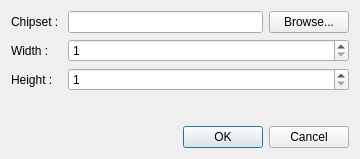
<?xml version="1.0" encoding="UTF-8"?>
<ui version="4.0">
 <class>DialogNewMap</class>
 <widget class="QDialog" name="DialogNewMap">
  <property name="geometry">
   <rect>
    <x>0</x>
    <y>0</y>
    <width>360</width>
    <height>159</height>
   </rect>
  </property>
  <property name="windowTitle">
   <string>New map</string>
  </property>
  <layout class="QVBoxLayout" name="verticalLayout">
   <item>
    <layout class="QFormLayout" name="formLayout">
     <property name="fieldGrowthPolicy">
      <enum>QFormLayout::AllNonFixedFieldsGrow</enum>
     </property>
     <item row="0" column="0">
      <widget class="QLabel" name="label">
       <property name="text">
        <string>Chipset : </string>
       </property>
      </widget>
     </item>
     <item row="1" column="0">
      <widget class="QLabel" name="label_2">
       <property name="text">
        <string>Width : </string>
       </property>
      </widget>
     </item>
     <item row="2" column="0">
      <widget class="QLabel" name="label_3">
       <property name="text">
        <string>Height : </string>
       </property>
      </widget>
     </item>
     <item row="0" column="1">
      <layout class="QHBoxLayout" name="horizontalLayout">
       <item>
        <widget class="QLineEdit" name="browseLineEdit"/>
       </item>
       <item>
        <widget class="QPushButton" name="browseButton">
         <property name="text">
          <string>Browse...</string>
         </property>
        </widget>
       </item>
      </layout>
     </item>
     <item row="1" column="1">
      <widget class="QSpinBox" name="widthBox">
       <property name="minimum">
        <number>1</number>
       </property>
       <property name="maximum">
        <number>99999999</number>
       </property>
      </widget>
     </item>
     <item row="2" column="1">
      <widget class="QSpinBox" name="heightBox">
       <property name="minimum">
        <number>1</number>
       </property>
       <property name="maximum">
        <number>9999999</number>
       </property>
      </widget>
     </item>
    </layout>
   </item>
   <item>
    <widget class="QDialogButtonBox" name="buttonBox">
     <property name="orientation">
      <enum>Qt::Horizontal</enum>
     </property>
     <property name="standardButtons">
      <set>QDialogButtonBox::Cancel|QDialogButtonBox::Ok</set>
     </property>
    </widget>
   </item>
  </layout>
 </widget>
 <resources/>
 <connections>
  <connection>
   <sender>buttonBox</sender>
   <signal>accepted()</signal>
   <receiver>DialogNewMap</receiver>
   <slot>accept()</slot>
   <hints>
    <hint type="sourcelabel">
     <x>248</x>
     <y>254</y>
    </hint>
    <hint type="destinationlabel">
     <x>157</x>
     <y>274</y>
    </hint>
   </hints>
  </connection>
  <connection>
   <sender>buttonBox</sender>
   <signal>rejected()</signal>
   <receiver>DialogNewMap</receiver>
   <slot>reject()</slot>
   <hints>
    <hint type="sourcelabel">
     <x>316</x>
     <y>260</y>
    </hint>
    <hint type="destinationlabel">
     <x>286</x>
     <y>274</y>
    </hint>
   </hints>
  </connection>
 </connections>
</ui>
